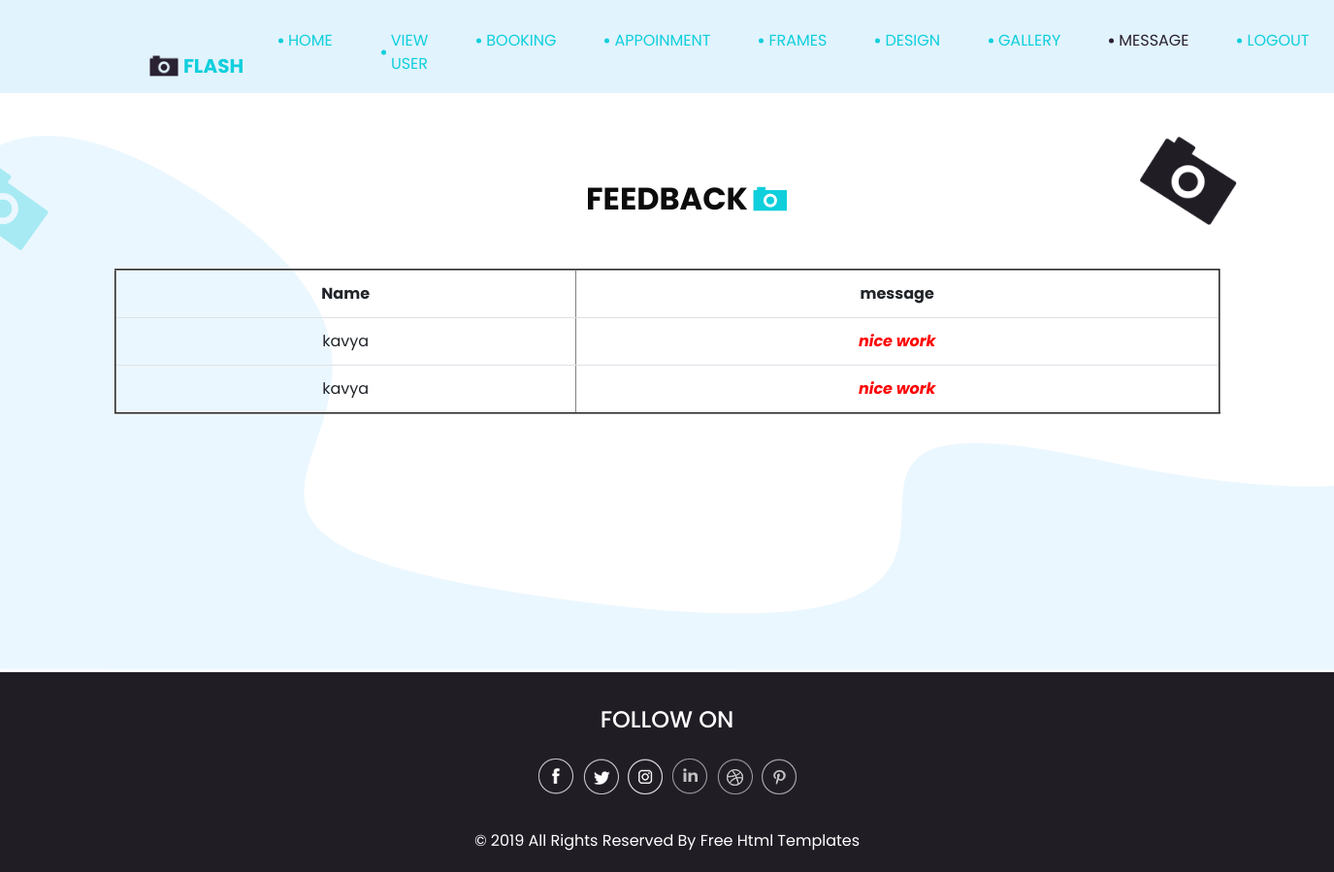
Page /admin_feedback on the committed database.
### studio_app/models.py (models this page shows)
class feedback(models.Model):
    name=models.CharField(max_length=20)
    message=models.CharField(max_length=20)

### studio_app/views.py (the view)
# urls.py: path('admin_feedback', views.admin_feedback),
def admin_feedback(req):
    data=feedback.objects.all()
    return render(req,'admin_feedback.html',{'data':data})

### template/admin_feedback.html (shortened to what this page needs)
<!DOCTYPE html>
<html xmlns="http://www.w3.org/1999/html" xmlns="http://www.w3.org/1999/html">
<head>
  {% load static %}
  <link rel="stylesheet" type="text/css" href="{% static 'css/bootstrap.css' %}" />
  <link href="{% static 'css/style.css' %}" rel="stylesheet" />
  <link href="{% static 'css/responsive.css' %}" rel="stylesheet" />
</head>
<body class="sub_page">
  <div class="hero_area">
    <header class="header_section">
      <div class="container-fluid">
        <div class="row">
          <div class="col-lg-11 offset-lg-1">
            <nav class="navbar navbar-expand-lg custom_nav-container ">
              <a class="navbar-brand" href="admin_index.html">
                <img src="{% static 'images/logo.png' %}" alt="">
                <span>
                  Flash
                </span>
              </a>
                <div class="collapse navbar-collapse" id="navbarSupportedContent">
                <div class="d-flex ml-auto flex-column flex-lg-row align-items-center">
                  <ul class="navbar-nav  ">
                   <li class="nav-item">
                      <a class="nav-link" href="admin_index">Home <span class="sr-only">(current)</span></a>
                    </li>
                   <li class="nav-item">
                      <a class="nav-link" href="admin_view_user">View User</a>
                    </li>
                      <li class="nav-item">
                      <a class="nav-link" href="admin_booking">Booking</a>
                    </li>
                     <li class="nav-item ">
                      <a class="nav-link" href="admin_appoinment">Appoinment</a>
                    </li>
                     <nav id="colorNav">
                        <li class="nav-item">
                            <a href="#" class="nav-link">Frames</a>
                        </li>
                   </nav>
                     <li class="nav-item">
                       <a class="nav-link" href="admin_design">Design</a></li>
                       <li class="nav-item">
                      <a class="nav-link" href="admin_gallery">Gallery</a></li>
                     <nav id="message">
                        <li class="nav-item active">
                            <a href="#" class="nav-link">Message</a>
                        </li>
                   </nav>
                    <li class="nav-item">
                      <a class="nav-link" href="logout">Logout</a>
                    </li>
                  </ul>
                </div>
              </div>
            </nav>
          </div>
        </div>
      </div>
    </header>
  </div>
  <section class="contact_section layout_padding">
    <div class="bg-img1">
      <img src="{% static 'images/bg-img-1.png' %}" alt="">
    </div>
    <div class="bg-img2">
      <img src="{% static 'images/bg-img-2.png' %}" alt="">
    </div>
    <div class="container">
      <div class="heading_container">
        <h2>
          Feedback
        </h2>
      </div>
      <div class="">
        <div class="">
            <form action="" method="post" enctype="multipart/form-data">
              <div class="contact_form-container">
                <div>
                 <table class="table" border="2" style="text-align:center;">
                   <tr>
                     <th>Name</th>
                       <th>message</th>
                   </tr>
                 {% for i in data %}
                         <tr>
                           <td id="name">{{i.name}}</td>
                           <td style="color:red;"><b><i>{{i.message}}</b></i></td>
                   {% endfor %}
                   </tr>
                 </table>
                </div>
              </div>
            </form>
          </div>
        </div>
      </div>
  </section>
  <section class="info_section ">
    <div class="container">
      <div class="info_container">
        <div class="info_social">
          <div class="d-flex justify-content-center">
            <h4 class="">
              Follow on
            </h4>
          </div>
          <div class="social_box">
            <a href="">
              <img src="{% static 'images/fb.png' %}" alt="">
            </a>
            <a href="">
              <img src="{% static 'images/twitter.png' %}" alt="">
            </a>
            <a href="">
              <img src="{% static 'images/instagram.png' %}" alt="">
            </a>
            <a href="">
              <img src="{% static 'images/linkedin.png' %}" alt="">
            </a>
            <a href="">
              <img src="{% static 'images/dribble.png' %}" alt="">
            </a>
            <a href="">
              <img src="{% static 'images/pinterest.png' %}" alt="">
            </a>
          </div>
        </div>
      </div>
    </div>
  </section>
  <section class="container-fluid footer_section">
    <div class="container">
      <p>
        &copy; 2019 All Rights Reserved By
        <a href="https://html.design/">Free Html Templates</a>
      </p>
    </div>
  </section>
</body>
</html>

### static/css/style.css (style rules this page uses)
body { font-family: 'Poppins', sans-serif; color: #0c0c0c; background-color: #ffffff; }
.layout_padding { padding: 90px 0; }
.heading_container { display: -webkit-box; display: -ms-flexbox; display: flex; -webkit-box-orient: vertical; -webkit-box-direction: normal; -ms-flex-direction: column; flex-direction: column; -webkit-box-align: center; -ms-flex-align: center; align-items: center; text-align: center; }
.heading_container h2 { position: relative; font-weight: bold; text-transform: uppercase; }
.heading_container h2::before { content: ""; position: absolute; width: 35px; height: 26px; top: 50%; right: -40px; -webkit-transform: translateY(-50%); transform: translateY(-50%); z-index: 1; background-image: url(../images/heading-img.png); background-repeat: no-repeat; }
.hero_area { height: 136vh; position: relative; background-image: url(../images/hero-bg.png); background-size: cover; }
.sub_page .hero_area { height: auto; background-image: none; background-color: #e1f3fd; }
.sub_page .hero_area::after { display: none; }
.header_section .container-fluid { padding-right: 25px; padding-left: 25px; }
.custom_nav-container .navbar-nav .nav-item .nav-link { margin: 10px 30px; padding: 0; color: #0fcfdc; text-align: center; position: relative; text-transform: uppercase; }
.custom_nav-container .navbar-nav .nav-item .nav-link::before { content: ""; width: 5px; height: 5px; position: absolute; top: 50%; left: -10px; -webkit-transform: translateY(-50%); transform: translateY(-50%); background-color: #0fcfdc; border-radius: 100%; }
.custom_nav-container .navbar-nav .nav-item.active .nav-link, .custom_nav-container .navbar-nav .nav-item:hover .nav-link { color: #2a2132; }
.custom_nav-container .navbar-nav .nav-item.active .nav-link::before, .custom_nav-container .navbar-nav .nav-item:hover .nav-link::before { background-color: #2a2132; }
a, a:hover, a:focus { text-decoration: none; }
.navbar-brand { display: -webkit-box; display: -ms-flexbox; display: flex; -webkit-box-align: center; -ms-flex-align: center; align-items: center; }
.navbar-brand img { width: 30px; margin-right: 5px; }
.navbar-brand span { font-size: 20px; font-weight: 700; color: #0fcfdc; text-transform: uppercase; }
.custom_nav-container { z-index: 99999; padding-top: 20px; -webkit-box-align: end; -ms-flex-align: end; align-items: flex-end; }
.navbar-expand-lg .navbar-collapse { -webkit-box-align: end; -ms-flex-align: end; align-items: flex-end; }
.contact_section { background-image: url(../images/contact-bg.png); background-repeat: no-repeat; background-position: left bottom; padding-bottom: 250px; position: relative; }
.contact_section .bg-img1 { width: 100px; position: absolute; top: 45px; right: 100px; }
.contact_section .bg-img1 img { width: 100%; }
.contact_section .bg-img2 { width: 50px; position: absolute; top: 75px; left: 0px; }
.contact_section .bg-img2 img { width: 100%; }
.contact_section .contact_form-container { margin-top: 45px; }
.info_section { background-color: #211d25; color: #ffffff; font-family: 'Poppins', sans-serif; }
.info_section .info_container { width: 75%; margin: 0 auto; }
.info_section .info_social { padding-top: 35px; display: -webkit-box; display: -ms-flexbox; display: flex; -webkit-box-orient: vertical; -webkit-box-direction: normal; -ms-flex-direction: column; flex-direction: column; -webkit-box-align: center; -ms-flex-align: center; align-items: center; }
.info_section .info_social h4 { text-transform: uppercase; }
.info_section .info_social .social_box { display: -webkit-box; display: -ms-flexbox; display: flex; margin: 15px auto; -webkit-box-align: center; -ms-flex-align: center; align-items: center; }
.info_section .info_social .social_box img { min-width: 10px; margin: 0 3px; }
.footer_section { background-color: #211d25; display: -webkit-box; display: -ms-flexbox; display: flex; -webkit-box-pack: center; -ms-flex-pack: center; justify-content: center; position: relative; font-family: 'Poppins', sans-serif; }
.footer_section p { color: #ffffff; margin: 0 auto; text-align: center; padding: 20px 0; width: 55%; }
.footer_section a { color: #ffffff; }

### static/css/responsive.css (style rules this page uses)
@media (min-width: 1200px) { .container { max-width: 1170px; } }

### rows in the picture
feedback: name "kavya", message "nice work"
feedback: name "kavya", message "nice work"
